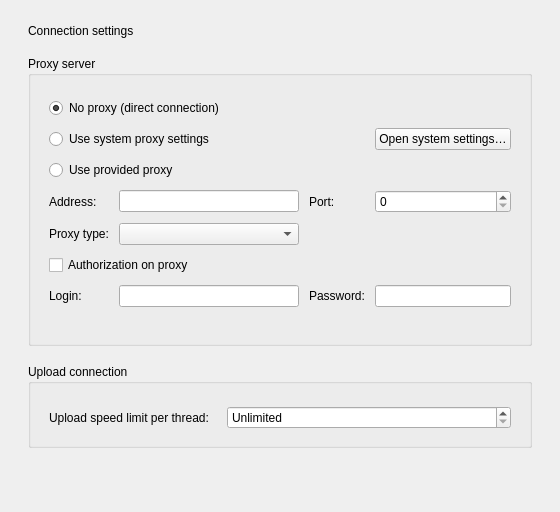
<?xml version="1.0" encoding="UTF-8"?>
<ui version="4.0">
 <class>ConnectionSettingsPage</class>
 <widget class="QWidget" name="ConnectionSettingsPage">
  <property name="windowTitle"><string>Connection settings</string></property>
  <layout class="QVBoxLayout" name="rootLayout">
   <property name="leftMargin"><number>28</number></property>
   <property name="topMargin"><number>24</number></property>
   <property name="rightMargin"><number>28</number></property>
   <property name="bottomMargin"><number>24</number></property>
   <property name="spacing"><number>18</number></property>
   <item>
    <widget class="QLabel" name="settingsPageTitle">
     <property name="text"><string>Connection settings</string></property>
    </widget>
   </item>
   <item>
    <widget class="QGroupBox" name="proxyGroup">
     <property name="title"><string>Proxy server</string></property>
     <layout class="QGridLayout" name="proxyLayout">
      <property name="leftMargin"><number>18</number></property>
      <property name="topMargin"><number>22</number></property>
      <property name="rightMargin"><number>18</number></property>
      <property name="bottomMargin"><number>16</number></property>
      <property name="horizontalSpacing"><number>10</number></property>
      <property name="verticalSpacing"><number>10</number></property>
      <item row="0" column="0" colspan="4"><widget class="QRadioButton" name="noProxyRadio"><property name="text"><string>No proxy (direct connection)</string></property><property name="checked"><bool>true</bool></property></widget></item>
      <item row="1" column="0" colspan="3"><widget class="QRadioButton" name="systemProxyRadio"><property name="text"><string>Use system proxy settings</string></property></widget></item>
      <item row="1" column="3"><widget class="QPushButton" name="openSystemSettingsButton"><property name="text"><string>Open system settings…</string></property><property name="toolTip"><string>Open system connection settings</string></property></widget></item>
      <item row="2" column="0" colspan="4"><widget class="QRadioButton" name="customProxyRadio"><property name="text"><string>Use provided proxy</string></property></widget></item>
      <item row="3" column="0"><widget class="QLabel" name="addressLabel"><property name="text"><string>Address:</string></property><property name="buddy"><cstring>addressEdit</cstring></property></widget></item>
      <item row="3" column="1"><widget class="QLineEdit" name="addressEdit"/></item>
      <item row="3" column="2"><widget class="QLabel" name="portLabel"><property name="text"><string>Port:</string></property><property name="buddy"><cstring>portSpin</cstring></property></widget></item>
      <item row="3" column="3"><widget class="QSpinBox" name="portSpin"><property name="minimum"><number>0</number></property><property name="maximum"><number>65535</number></property></widget></item>
      <item row="4" column="0"><widget class="QLabel" name="proxyTypeLabel"><property name="text"><string>Proxy type:</string></property><property name="buddy"><cstring>proxyTypeCombo</cstring></property></widget></item>
      <item row="4" column="1"><widget class="QComboBox" name="proxyTypeCombo"/></item>
      <item row="5" column="0" colspan="4"><widget class="QCheckBox" name="authenticationCheckBox"><property name="text"><string>Authorization on proxy</string></property></widget></item>
      <item row="6" column="0"><widget class="QLabel" name="loginLabel"><property name="text"><string>Login:</string></property><property name="buddy"><cstring>loginEdit</cstring></property></widget></item>
      <item row="6" column="1"><widget class="QLineEdit" name="loginEdit"/></item>
      <item row="6" column="2"><widget class="QLabel" name="passwordLabel"><property name="text"><string>Password:</string></property><property name="buddy"><cstring>passwordEdit</cstring></property></widget></item>
      <item row="6" column="3"><widget class="QLineEdit" name="passwordEdit"><property name="echoMode"><enum>QLineEdit::Password</enum></property></widget></item>
      <item row="7" column="1"><spacer name="proxyHorizontalSpacer"><property name="orientation"><enum>Qt::Horizontal</enum></property><property name="sizeHint" stdset="0"><size><width>180</width><height>20</height></size></property></spacer></item>
     </layout>
    </widget>
   </item>
   <item>
    <widget class="QGroupBox" name="uploadGroup">
     <property name="title"><string>Upload connection</string></property>
     <layout class="QFormLayout" name="uploadLayout">
      <property name="leftMargin"><number>18</number></property>
      <property name="topMargin"><number>22</number></property>
      <property name="rightMargin"><number>18</number></property>
      <property name="bottomMargin"><number>16</number></property>
      <property name="horizontalSpacing"><number>18</number></property>
      <property name="verticalSpacing"><number>10</number></property>
      <item row="0" column="0"><widget class="QLabel" name="uploadSpeedLimitLabel"><property name="text"><string>Upload speed limit per thread:</string></property><property name="buddy"><cstring>uploadSpeedLimitSpin</cstring></property></widget></item>
      <item row="0" column="1"><widget class="QSpinBox" name="uploadSpeedLimitSpin"><property name="maximum"><number>2147483647</number></property><property name="specialValueText"><string>Unlimited</string></property><property name="suffix"><string> KB/s</string></property></widget></item>
     </layout>
    </widget>
   </item>
   <item><spacer name="verticalSpacer"><property name="orientation"><enum>Qt::Vertical</enum></property><property name="sizeHint" stdset="0"><size><width>20</width><height>40</height></size></property></spacer></item>
  </layout>
 </widget>
 <resources/>
 <connections/>
</ui>
